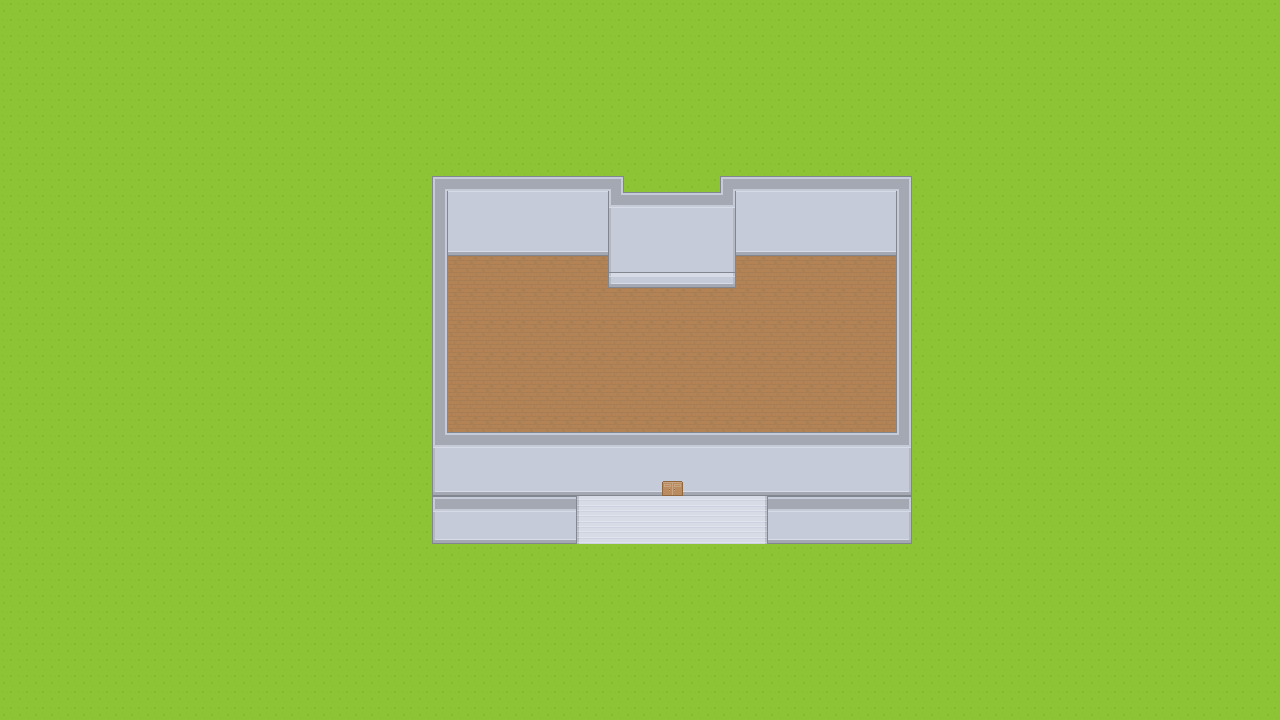

Tiled map render using the project's own tile images. Description and the map definition, with tile-layer contents summarised, below:
An orthogonal 80x45 tile map with 16x16 px tiles, 5 tile layers (floor, ongroundfloor, onhousefloor, ontop, ...).

<map version="1.0" orientation="orthogonal" renderorder="right-down" width="80" height="45" tilewidth="16" tileheight="16" nextobjectid="13">
 <tileset firstgid="1" name="kenny" tilewidth="16" tileheight="16" spacing="1" tilecount="1767" columns="57">
  <image source="MapAsset/Spritesheet/roguelikeSheet_transparent.png" width="968" height="526" />
 </tileset>
 <layer name="floor" width="80" height="45">
  <data>[3600 cells, 3600 non-empty, 2 distinct tile ids]</data>
 </layer>
 <layer name="ongroundfloor" width="80" height="45">
  <data>[3600 cells, 673 non-empty, 19 distinct tile ids]</data>
 </layer>
 <layer name="onhousefloor" width="80" height="45">
  <data>[3600 cells, 11 non-empty, 1 distinct tile ids]</data>
 </layer>
 <layer name="ontop" width="80" height="45">
  <data>[3600 cells, 38 non-empty, 5 distinct tile ids]</data>
 </layer>
 <layer name="Tile Layer 5" width="80" height="45">
  <data>[3600 cells, 0 non-empty, 0 distinct tile ids]</data>
 </layer>
 <objectgroup name="Object Layer 1" />
</map>
